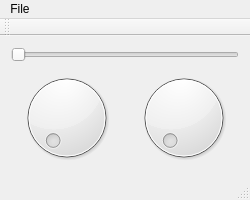
<?xml version="1.0" encoding="UTF-8"?>
<ui version="4.0">
 <class>Client</class>
 <widget class="QMainWindow" name="Client">
  <property name="geometry">
   <rect>
    <x>0</x>
    <y>0</y>
    <width>250</width>
    <height>200</height>
   </rect>
  </property>
  <property name="sizePolicy">
   <sizepolicy hsizetype="Fixed" vsizetype="Preferred">
    <horstretch>0</horstretch>
    <verstretch>0</verstretch>
   </sizepolicy>
  </property>
  <property name="windowTitle">
   <string>Client</string>
  </property>
  <widget class="QWidget" name="centralWidget">
   <layout class="QGridLayout" name="gridLayout">
    <item row="0" column="0" colspan="2">
     <widget class="QSlider" name="RCoxa_horizontalSlider">
      <property name="sizePolicy">
       <sizepolicy hsizetype="Expanding" vsizetype="Fixed">
        <horstretch>0</horstretch>
        <verstretch>0</verstretch>
       </sizepolicy>
      </property>
      <property name="maximum">
       <number>25</number>
      </property>
      <property name="orientation">
       <enum>Qt::Horizontal</enum>
      </property>
     </widget>
    </item>
    <item row="1" column="0">
     <widget class="QDial" name="RFermur_dial">
      <property name="maximum">
       <number>25</number>
      </property>
     </widget>
    </item>
    <item row="1" column="1">
     <widget class="QDial" name="RTibia_dial">
      <property name="maximum">
       <number>25</number>
      </property>
     </widget>
    </item>
   </layout>
  </widget>
  <widget class="QMenuBar" name="menuBar">
   <property name="geometry">
    <rect>
     <x>0</x>
     <y>0</y>
     <width>250</width>
     <height>21</height>
    </rect>
   </property>
   <widget class="QMenu" name="menuFile">
    <property name="title">
     <string>File</string>
    </property>
    <addaction name="separator"/>
    <addaction name="actionExit"/>
   </widget>
   <addaction name="menuFile"/>
  </widget>
  <widget class="QToolBar" name="mainToolBar">
   <attribute name="toolBarArea">
    <enum>TopToolBarArea</enum>
   </attribute>
   <attribute name="toolBarBreak">
    <bool>false</bool>
   </attribute>
  </widget>
  <widget class="QStatusBar" name="statusBar"/>
  <action name="actionExit">
   <property name="text">
    <string>Exit</string>
   </property>
  </action>
 </widget>
 <layoutdefault spacing="6" margin="11"/>
 <resources/>
 <connections/>
</ui>
